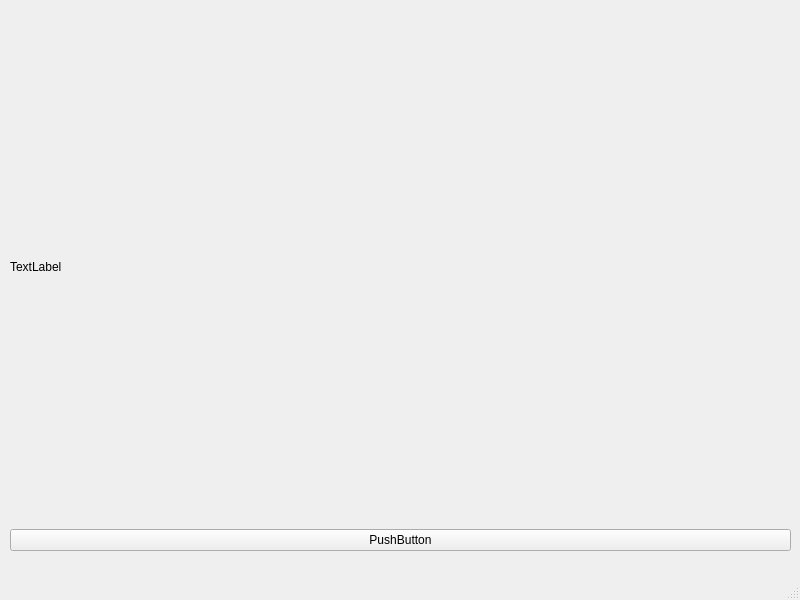
<?xml version="1.0" encoding="UTF-8"?>
<ui version="4.0">
 <class>MainWindow</class>
 <widget class="QMainWindow" name="MainWindow">
  <property name="geometry">
   <rect>
    <x>0</x>
    <y>0</y>
    <width>800</width>
    <height>600</height>
   </rect>
  </property>
  <property name="windowTitle">
   <string>MainWindow</string>
  </property>
  <widget class="QWidget" name="centralwidget">
   <widget class="QWidget" name="verticalLayoutWidget">
    <property name="geometry">
     <rect>
      <x>10</x>
      <y>10</y>
      <width>781</width>
      <height>541</height>
     </rect>
    </property>
    <layout class="QVBoxLayout" name="verticalLayout">
     <item>
      <widget class="QLabel" name="InputImage">
       <property name="text">
        <string>TextLabel</string>
       </property>
      </widget>
     </item>
     <item>
      <widget class="QPushButton" name="pushButton">
       <property name="text">
        <string>PushButton</string>
       </property>
      </widget>
     </item>
    </layout>
   </widget>
  </widget>
  <widget class="QMenuBar" name="menubar">
   <property name="geometry">
    <rect>
     <x>0</x>
     <y>0</y>
     <width>800</width>
     <height>21</height>
    </rect>
   </property>
  </widget>
  <widget class="QStatusBar" name="statusbar"/>
 </widget>
 <resources/>
 <connections/>
</ui>
